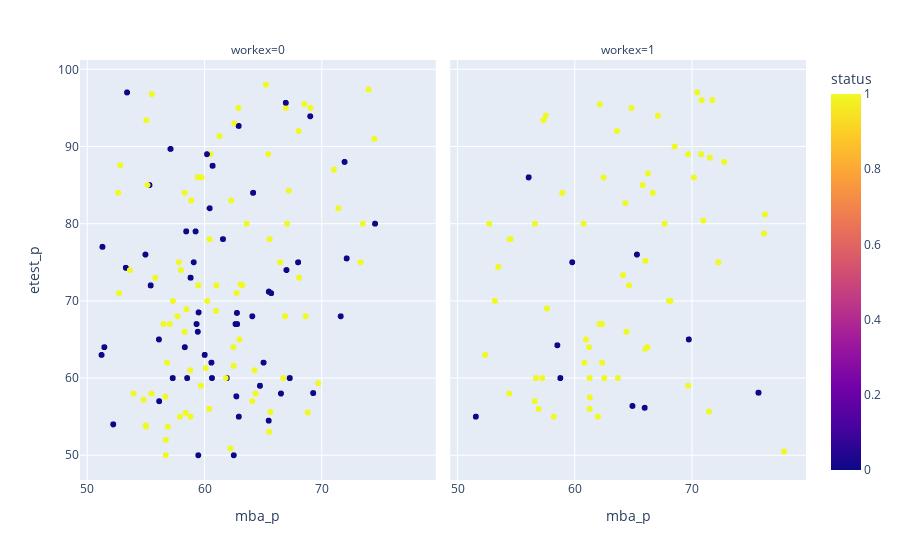

Here is the notebook cell this chart was saved with:
### Code cell
import plotly_express as px
gapminder=px.data.gapminder()
px.scatter(df,x="mba_p",y="etest_p",color="status",facet_col="workex")

### Figure 1 — Plotly figure (JSON) as saved in the notebook; plotly's stock layout.template omitted (floating-point values rounded to 4 significant figures; data arrays with more than 128 entries replaced by an {"elided": "..."} marker saying what was removed)
{"data": [{"hovertemplate": "workex=0<br>mba_p=%{x}<br>etest_p=%{y}<br>status=%{marker.color}<extra></extra>", "legendgroup": "", "marker": {"color": {"elided": "13959 int values"}, "coloraxis": "coloraxis", "symbol": "circle"}, "mode": "markers", "name": "", "showlegend": false, "type": "scattergl", "x": {"elided": "13959 float values"}, "xaxis": "x", "y": {"elided": "13959 float values"}, "yaxis": "y"}, {"hovertemplate": "workex=1<br>mba_p=%{x}<br>etest_p=%{y}<br>status=%{marker.color}<extra></extra>", "legendgroup": "", "marker": {"color": {"elided": "7326 int values"}, "coloraxis": "coloraxis", "symbol": "circle"}, "mode": "markers", "name": "", "showlegend": false, "type": "scattergl", "x": {"elided": "7326 float values"}, "xaxis": "x2", "y": {"elided": "7326 float values"}, "yaxis": "y2"}], "layout": {"annotations": [{"font": {}, "showarrow": false, "text": "workex=0", "x": 0.245, "xanchor": "center", "xref": "paper", "y": 1, "yanchor": "bottom", "yref": "paper"}, {"font": {}, "showarrow": false, "text": "workex=1", "x": 0.755, "xanchor": "center", "xref": "paper", "y": 1, "yanchor": "bottom", "yref": "paper"}], "coloraxis": {"colorbar": {"title": {"text": "status"}}, "colorscale": [[0, "#0d0887"], [0.1111, "#46039f"], [0.2222, "#7201a8"], [0.3333, "#9c179e"], [0.4444, "#bd3786"], [0.5556, "#d8576b"], [0.6667, "#ed7953"], [0.7778, "#fb9f3a"], [0.8889, "#fdca26"], [1, "#f0f921"]]}, "legend": {"tracegroupgap": 0}, "margin": {"t": 60}, "xaxis": {"anchor": "y", "domain": [0, 0.49], "title": {"text": "mba_p"}}, "xaxis2": {"anchor": "y2", "domain": [0.51, 1], "matches": "x", "title": {"text": "mba_p"}}, "yaxis": {"anchor": "x", "domain": [0, 1], "title": {"text": "etest_p"}}, "yaxis2": {"anchor": "x2", "domain": [0, 1], "matches": "y", "showticklabels": false}}}
